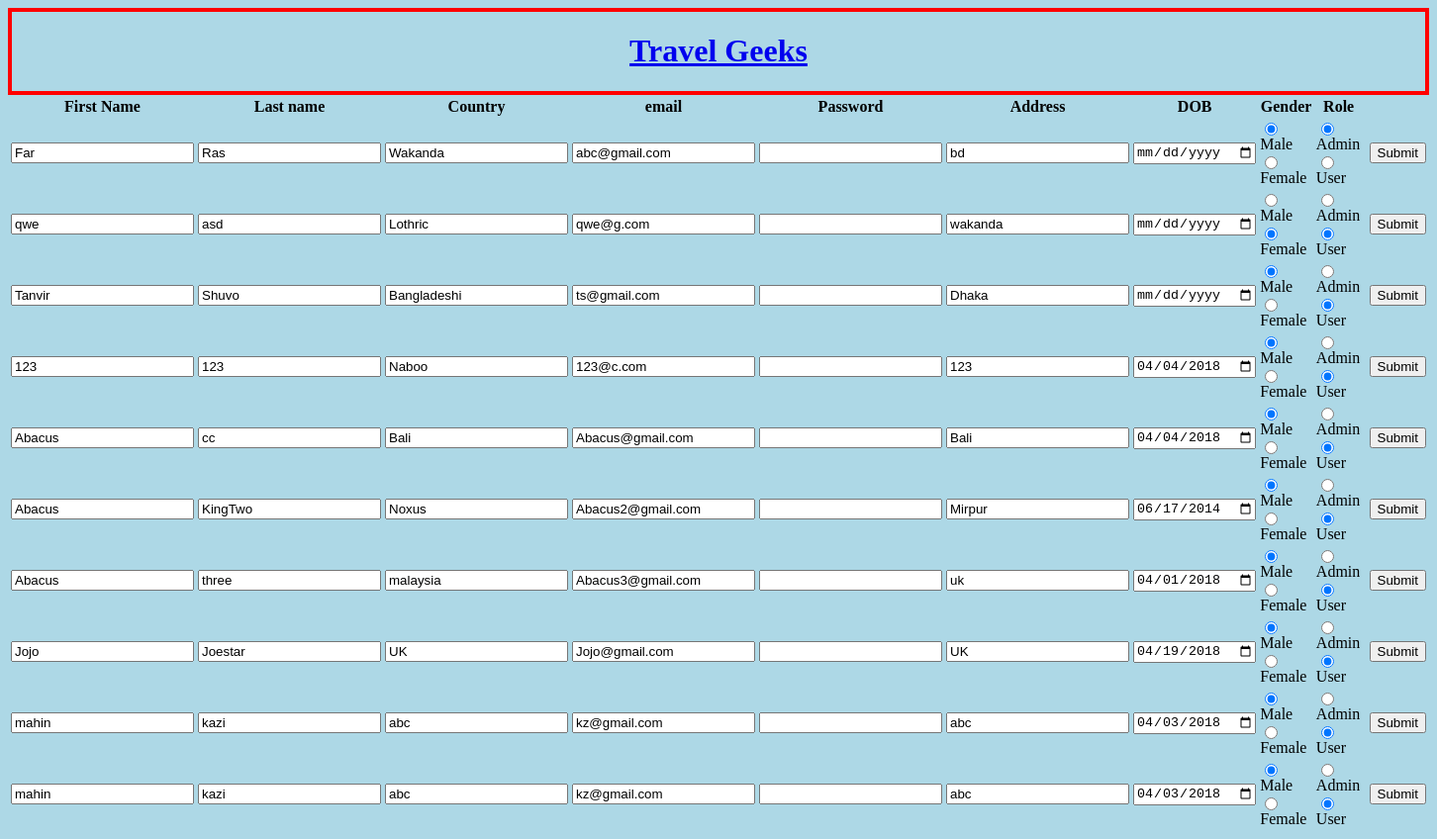
/login/AdminEdit.php, run on an earlier commit of the app's database.
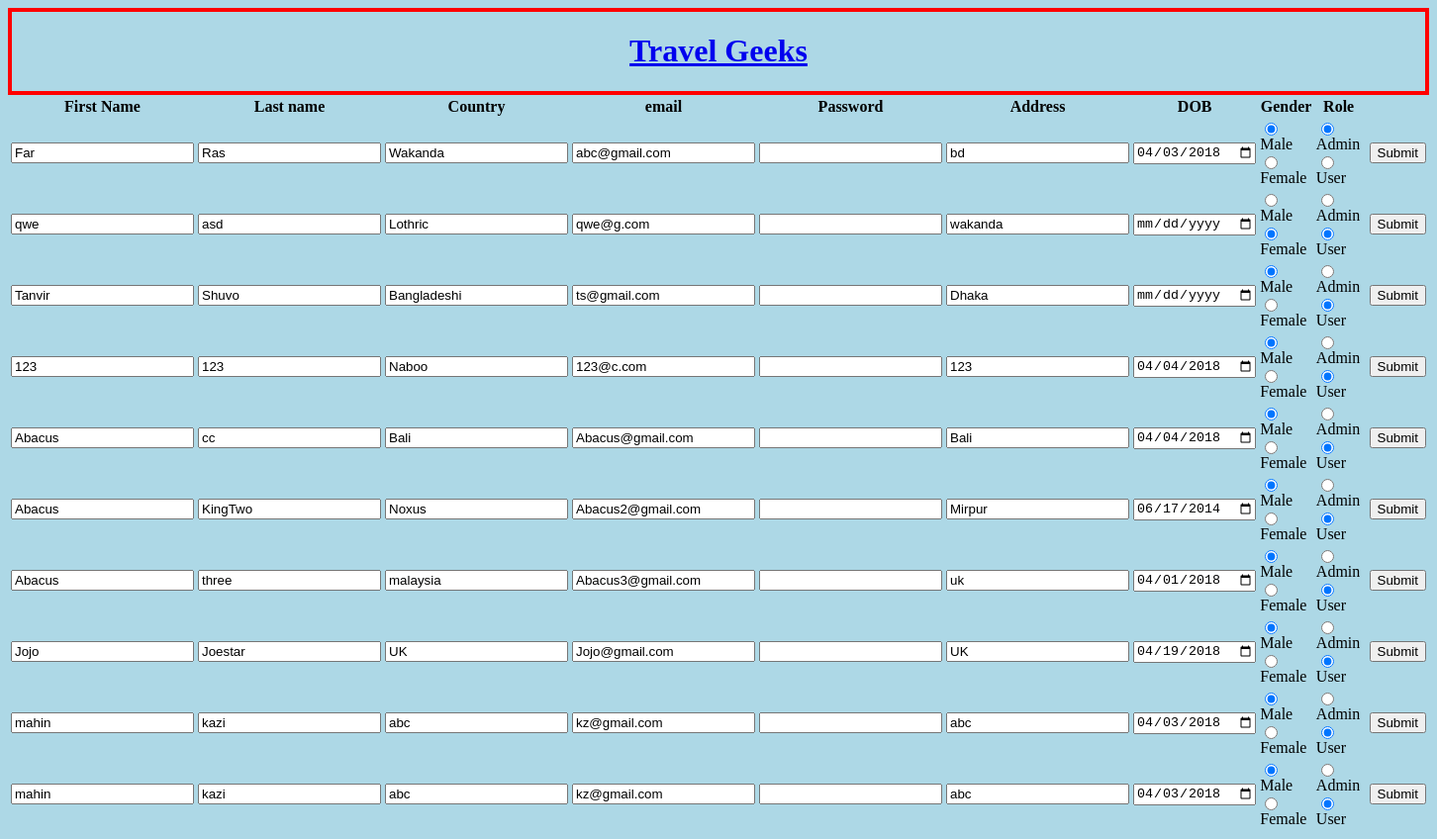
And on a later commit of the database.
### tables this page shows
CREATE TABLE `users` (
  `user_id` int(12) NOT NULL,
  `password` varchar(50) NOT NULL,
  `email` varchar(100) NOT NULL,
  `address` varchar(12) NOT NULL,
  `country` varchar(50) DEFAULT NULL,
  `dob` varchar(250) DEFAULT NULL,
  `gender` varchar(6) NOT NULL,
  `Name` varchar(250) NOT NULL,
  `Lastname` varchar(250) NOT NULL,
  `ImageAddress` varchar(250) DEFAULT NULL,
  `Role` varchar(10) NOT NULL DEFAULT 'user'
);

### login/db_rw.php (called while the page is built, shortened)
<?php
function getDataFromDB($sql){
	$conn = mysqli_connect("localhost", "root", "","travel");
	$result = mysqli_query($conn, $sql)or die(mysqli_error($conn));
	$arr=array();
	while($row = mysqli_fetch_assoc($result)) {
		$arr[]=$row;
	}
	return $arr;
}
?>

### login/AdminEdit.php (the view, shortened to what this page needs)
<html>
<div><h1><a href="demo.php"> Travel Geeks </a></h1> </div>
<table>
<tr>
  <th>First Name </th>  <th> Last name </th> <th> Country </th> <th> email </th>  <th> Password </th> <th> Address </th> <th> DOB </th>
      <th> Gender </th>
        <th> Role </th>
        </tr>
              <?php
$sq = "select * from users";
$a = getDataFromDB($sq);
foreach ($a as $v) {
  $vegen = $v['gender'];
    $vrole = $v['Role'];
  echo "<tr><form action='admineditserver.php' method =post>";
echo "<td><input type ='text' name='fname' value='".$v['Name']."'></td>";
echo "<td><input type ='text' name='lname' value='".$v['Lastname']."'></td>";
echo "<td><input type ='text' name='country' value='".$v['country']."'></td>";
echo "<td><input type ='text' name='email' value='".$v['email']."'></td>";
echo "<td><input type ='text' name='password' value=''></td>";
echo "<td><input type ='text' name='address' value='".$v['address']."'></td>";
echo "<td><input type ='date' name='dob' value='".$v['dob']."'></td>";
echo '<td><input type ="radio" name="gender" value="male" '.($vegen=='male' ? 'checked="checked"' : '').'>Male <br> <input type ="radio" name="gender" value="female" '.($vegen=='female' ? 'checked="checked"' : '').'>Female</td>' ;
echo '<td><input type ="radio" name="role" value="admin" '.($vrole=='admin' ? 'checked="checked"' : '').'>Admin <br> <input type ="radio" name="role" value="user" '.($vrole=='user' ? 'checked="checked"' : '').'>User</td>' ;
echo "<td><input type ='hidden' name='userid' value='".$v['user_id']."'></td>";
echo "<td><input type = 'submit' <td>";
echo "</form></tr>";
}
?>
</html>

What changed in the data, as far as the page shows it:
changed users "Far": dob (not shown) → "04/03/2018"
